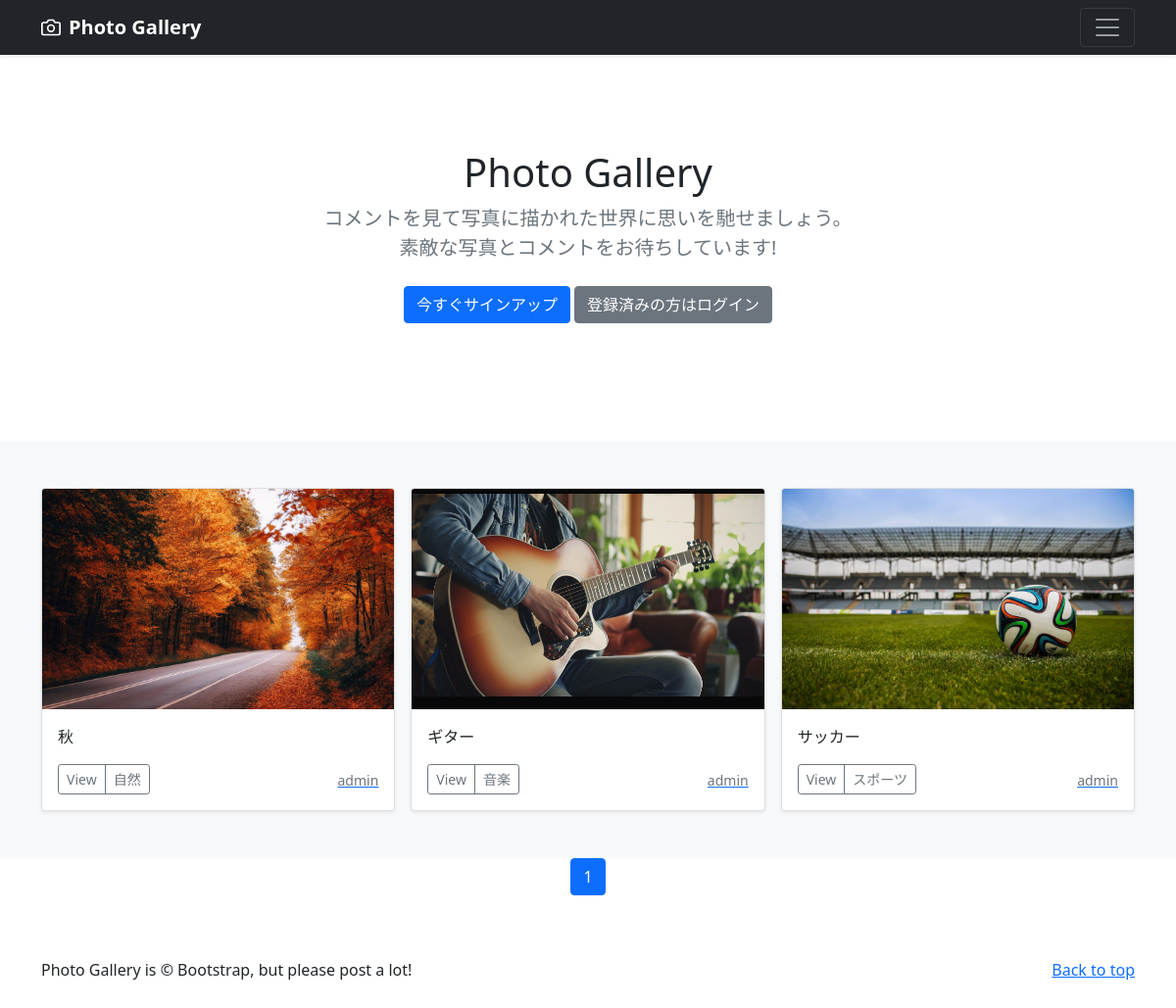
/user-list/1, run on the app's committed database.
### photo/models.py (models this page shows, shortened)
class PhotoPost(models.Model):
    user = models.ForeignKey(
        CustomUser,
        verbose_name='ユーザー',
        on_delete=models.CASCADE
    )
    category = models.ForeignKey(
        Category, verbose_name='カテゴリ',
        on_delete=models.PROTECT
    )
    title = models.CharField(
        verbose_name='タイトル',
        max_length=200
    )
    comment = models.TextField(
        verbose_name='コメント'
    )
    image1 = models.ImageField(
        verbose_name='イメージ１',
        upload_to = 'photos'
    )
    image2 = models.ImageField(
        verbose_name='イメージ２',
        upload_to='photos',
        blank=True,
        null=True
    )
    posted_at = models.DateTimeField(
        verbose_name='投稿日時',
        auto_now_add=True
    )

class Category(models.Model):
    title = models.CharField(
        verbose_name = 'カテゴリ',
        max_length=20)

### accounts/models.py (models this page shows)
class CustomUser(AbstractUser):
    pass

### photo/views.py (the view)
# urls.py: path('user-list/<int:user>', views.UserView.as_view(), name='user_list'),
class UserView(ListView):
    template_name = "index.html"
    paginate_by = 9
    def get_queryset(self):
        user_id = self.kwargs['user']
        user_list = PhotoPost.objects.filter(user=user_id).order_by('-posted_at')
        return user_list

### photo/templates/index.html (shortened to what this page needs)
{% extends "base.html" %}
{% block contents %}
{% include "photos_title.html" %}
{% include "photos_list.html" %}
{% include "pagination.html" %}
{% endblock %}

### photo/templates/photos_list.html (shortened to what this page needs)
<div class="album py-5 bg-light">
  <div class="container">
    <div class="row row-cols-1 row-cols-sm-2 row-cols-md-3 g-3">
      {% for record in object_list %}
      <div class="col">
        <div class="card shadow-sm">
          <img src="{{record.image1.url}}"
               class="bd-placeholder-img card-img-top"
               width="100%" height="225"
               xmlns="http://www.w3.org/2000/svg"
               role="img" aria-label="Placeholder: Thumbnail"
               preserveAspectRatio="xMidYMid slice"
               focusable="false">
               <rect width="100%" height="100%" fill="#55595c"/>
          <div class="card-body">
            <p class="card-text">{{ record.title }}</p>
            <div class="d-flex justify-content-between align-items-center">
              <div class="btn-group">
                <button type="button"
                        class="btn btn-sm btn-outline-secondary"
                        onclick="location.href='{% url 'photo:photo_detail' record.pk %}'">
                        View</button>
                <button type="button"
                        class="btn btn-sm btn-outline-secondary"
                        onclick="location.href='{% url 'photo:photos_cat' category=record.category.id %}'">
                        {{ record.category.title }}</button>
              </div>
              <a href="{% url 'photo:user_list' user=record.user.id %}">
                <small class="text-muted">{{ record.user.username }}</small>
              </a>
            </div>
          </div>
        </div>
      </div>
      {% endfor %}
    </div>
  </div>
</div>

### photo/templates/base.html (style rules this page uses)
.bd-placeholder-img { font-size: 1.125rem; text-anchor: middle; -webkit-user-select: none; -moz-user-select: none; user-select: none; }

### data on the page
PhotoPost: image1 (picture), title "秋", category "自然", user.username "admin"
PhotoPost: image1 (picture), title "ギター", category "音楽", user.username "admin"
PhotoPost: image1 (picture), title "サッカー", category "スポーツ", user.username "admin"

### other printed values
{{ num }} "1"
